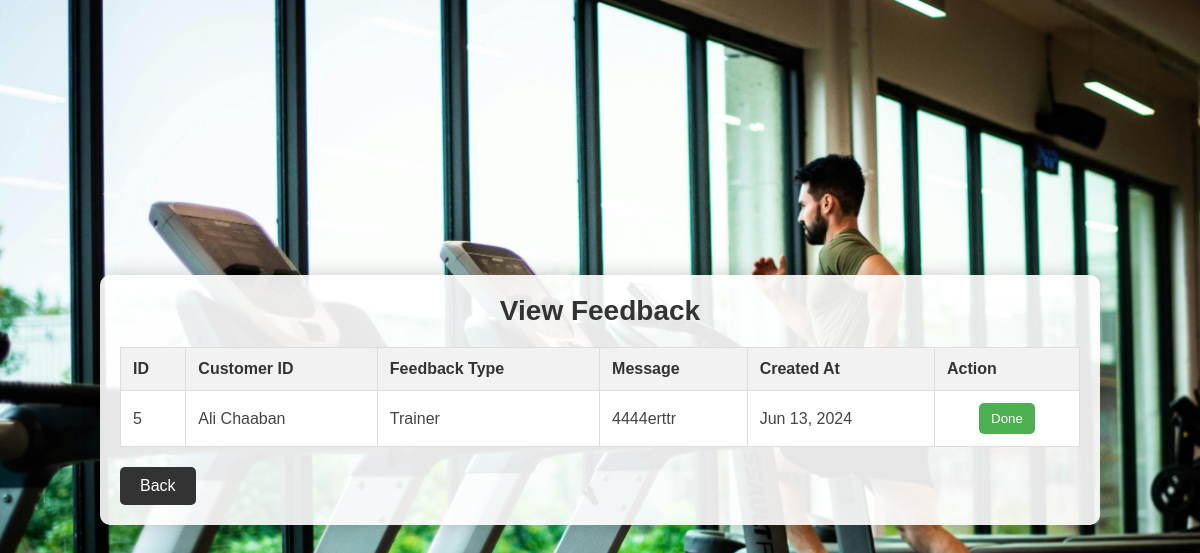
Screenshot of /view_feedback.php with the database file from the repository.
### tables this page shows
CREATE TABLE `feedback` (
  `id` int(11) NOT NULL,
  `customer_username` varchar(50) NOT NULL,
  `feedback_type` varchar(255) NOT NULL,
  `message` text NOT NULL,
  `created_at` timestamp NOT NULL DEFAULT current_timestamp()
);

### view_feedback.php (the view, shortened to what this page needs)
<?php
$query = "SELECT * FROM feedback";
$result = mysqli_query($con, $query);
$feedback_data = [];
if (mysqli_num_rows($result) > 0) {
    while ($row = mysqli_fetch_assoc($result)) {
        $feedback_data[] = $row;
    }
}
?>
<!DOCTYPE html>
<html lang="en">
<head>
</head>
<body style="background-image: url('background.jpg'); background-size: cover;">
    <div class="container">
        <h2>View Feedback</h2>
        <table>
            <thead>
                <tr>
                    <th>ID</th>
                    <th>Customer ID</th>
                    <th>Feedback Type</th>
                    <th>Message</th>
                    <th>Created At</th>
                    <th>Action</th>
                </tr>
            </thead>
            <tbody>
                <?php foreach ($feedback_data as $feedback) { ?>
                    <tr>
                        <td><?php echo $feedback['id']; ?></td>
                        <td><?php echo $feedback['customer_username']; ?></td>
                        <td><?php echo $feedback['feedback_type']; ?></td>
                        <td><?php echo $feedback['message']; ?></td>
                        <td><?php echo date('M d, Y', strtotime($feedback['created_at'])); ?></td>
                        <td class="button-column">
                            <a href="?done_id=<?php echo $feedback['id']; ?>">
                                <button>Done</button>
                            </a>
                        </td>
                    </tr>
                <?php } ?>
            </tbody>
        </table>
        <a href="dashboard_admin.php" class="back-link">Back</a>
    </div>
</body>
</html>

### view_feedback.php (style rules this page uses)
body { font-family: Arial, sans-serif; margin: 0; padding: 0; background-color: transparent; display: flex; justify-content: center; align-items: center; height: 100vh; }
.container { width: 80%; margin: 50px auto; padding: 20px; background-color: rgba(255, 255, 255, 0.9); border-radius: 10px; box-shadow: 0 0 20px rgba(0, 0, 0, 0.2); }
h2 { margin-top: 0; margin-bottom: 20px; font-size: 28px; color: #333; text-align: center; }
table { width: 100%; border-collapse: collapse; margin-top: 20px; }
th, td { padding: 12px; border: 1px solid #ddd; text-align: left; }
th { background-color: #f2f2f2; font-weight: bold; color: #333; }
td { background-color: #fff; color: #444; }
.button-column { width: 120px; text-align: center; }
.button-column button { padding: 8px 12px; background-color: #4CAF50; color: white; border: none; border-radius: 5px; cursor: pointer; transition: background-color 0.3s; }
.back-link { display: inline-block; margin-top: 20px; padding: 10px 20px; background-color: #333; color: white; text-decoration: none; border-radius: 5px; transition: background-color 0.3s; }

### rows the page displays
feedback: id "5", customer_username "Ali Chaaban", feedback_type "Trainer", message "4444erttr", created_at "Jun 13, 2024"
